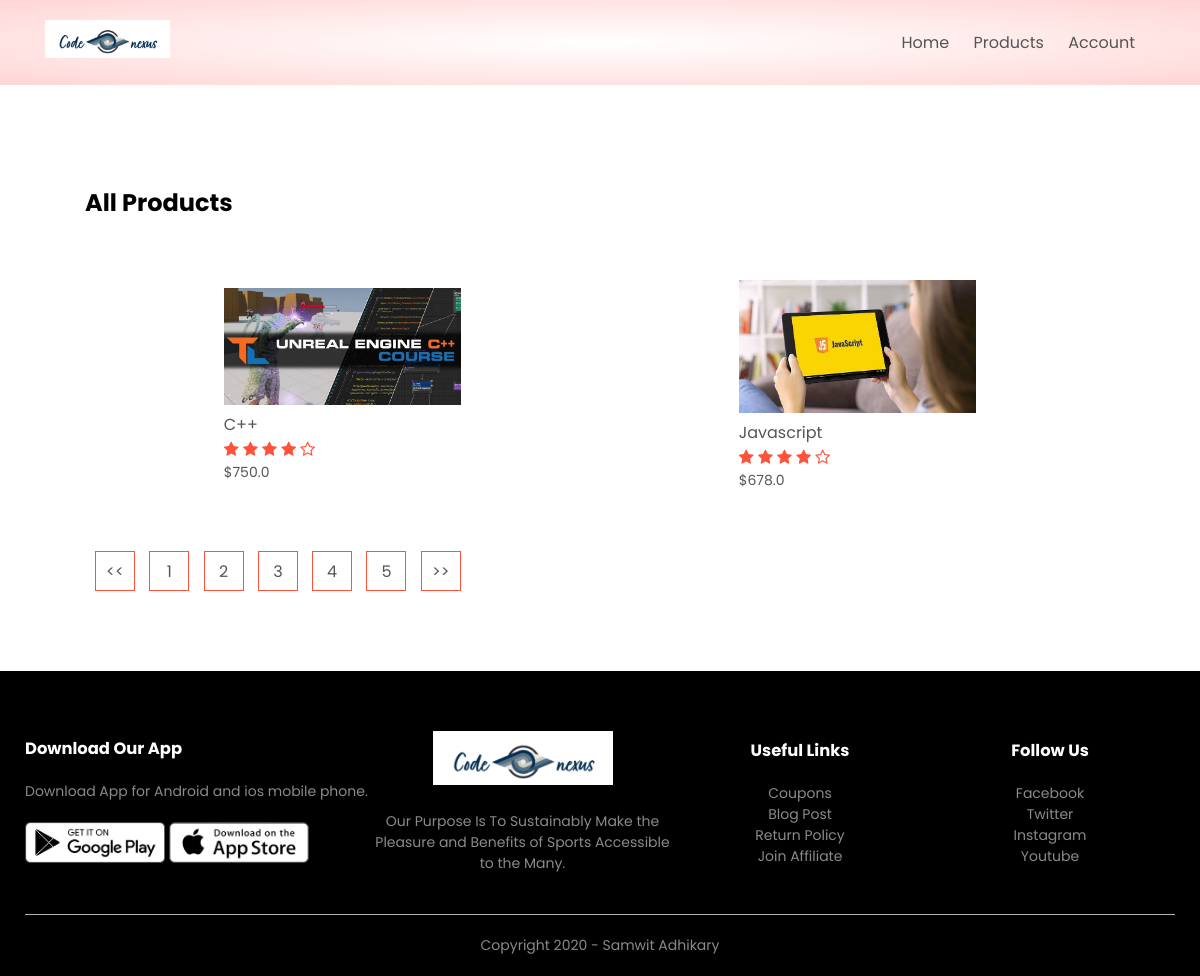
Screenshot of /product_list?page=3 with the database file from the repository.
### products/models.py (models this page shows, shortened)
class Product(models.Model):
    LIVE=1
    DELETE=0
    DELETE_CHOICES=((LIVE,'Live'),(DELETE,'Delete'))
    title=models.CharField(max_length=200)
    price=models.FloatField()
    description=models.TextField()
    image=models.ImageField(upload_to='media/')
    priority=models.IntegerField(default=0)
    delete_status=models.IntegerField(choices=DELETE_CHOICES,default=LIVE)
    created_at=models.DateTimeField(auto_now_add=True)
    updated_at=models.DateTimeField(auto_now_add=True)

### products/views.py (the view)
# urls.py: path('product_list', views.list_products,name='list_product'),
def list_products(request):
    page=1
    if request.GET:
        page=request.GET.get('page',1)
    product_list=Product.objects.order_by('-priority')
    product_paginator=Paginator(product_list,2)
    product_list=product_paginator.get_page(page)
    context={'products':product_list}
    return render(request,'products.html',context)

### products/templatetags/chunks.py (called while the page is built)
@register.filter(name='chunks')
def chunks(list_data,chunk_size):
    chunk=[]
    i=0
    for data in list_data:
        chunk.append(data)
        i=i+1
        if i==chunk_size:
            yield chunk
            i=0
            chunk=[]
    if chunk:
        yield chunk

### templates/products.html
{% extends 'blank_layout.html' %}
{% block content %}
{% include 'products_list.html' %}
{% endblock content %}

### templates/products_list.html
{% load static %}
{% load chunks %}
<div class="small-container">
    <div class="row row-2">
        <h2>All Products</h2>
    </div>
    {% for product_chunks in products|chunks:4 %}
    <div class="row">
        {% for product in product_chunks %}
        <div class="col-4">
            <a href="{% url 'detail_product' product.id  %}"></href><img src="{{ product.image.url }}"></a>
            <h4>{{ product.title }}</h4>
            <div class="rating">
                <i class="fa fa-star"></i>
                <i class="fa fa-star"></i>
                <i class="fa fa-star"></i>
                <i class="fa fa-star"></i>
                <i class="fa fa-star-o"></i>
            </div>
            <p>${{ product.price }}</p>
        </div>
      {% endfor %}
    </div>
   {% endfor %}
    <div class="page-btn">
        {% if products.has_previous %}
        <a href="?page={{ products.previous_page_number }}"><span><<</span></a>
        {% endif %}
        {% for i in products.paginator.page_range %}
        <a href="?page={{i}}"><span>{{i}}</span></a>
        {% endfor %}
        {% if products.has_next %}
        <a href="?page={{ products.next_page_number }}"><span>>></span></a>
        {% endif %}
    </div>
</div>

### static/css/style.css (style rules this page uses)
* { margin: 0; padding: 0; box-sizing: border-box; }
body { font-family: 'Poppins', sans-serif; }
a { text-decoration: none; color: #555; }
p { color: #555; }
.row { display: flex; align-items: center; flex-wrap: wrap; justify-content: space-around; }
.small-container { max-width: 1080px; margin: auto; padding-left: 25px; padding-right: 25px; }
.col-4 { flex-basis: 25%; padding: 10px; min-width: 200px; margin-bottom: 50px; transition: transform 0.5s; }
.col-4 img { width: 100%; }
h4 { color: #555; font-weight: normal; }
.col-4 p { font-size: 14px; }
.rating .fa { color: #ff523b; }
.row-2 { justify-content: space-between; margin: 100px auto 50px; }
.page-btn { margin: 0 auto 80px; }
.page-btn span { display: inline-block; border: 1px solid #ff523b; margin-left: 10px; width: 40px; height: 40px; text-align: center; line-height: 40px; cursor: pointer; }

### rows the page displays
Product: image (picture), title "C++", price "750.0"
Product: image (picture), title "Javascript", price "678.0"

### other values shown
{{ i }} "1" "2" "3" "4" "5"
